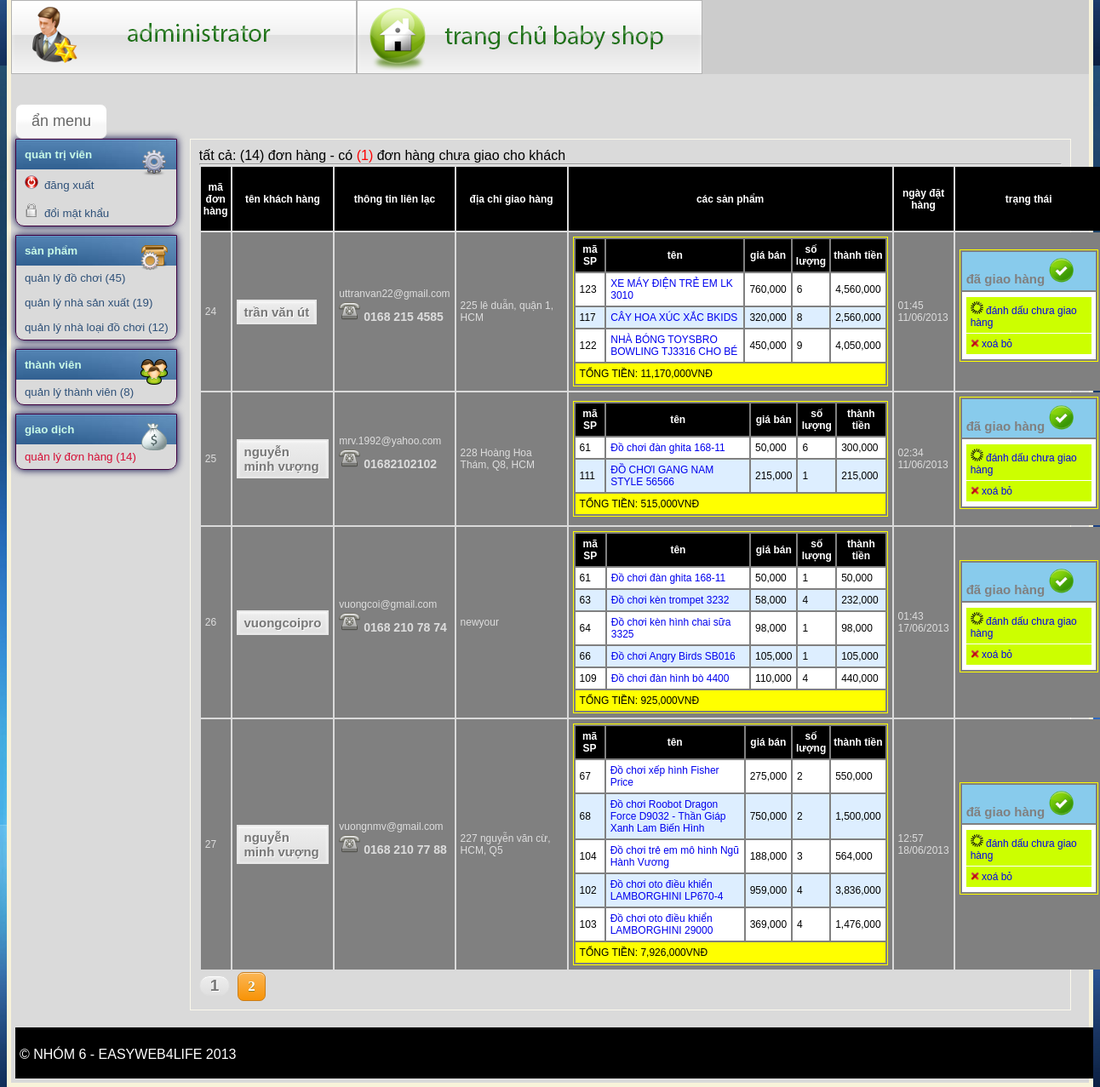
The page /BabyShop/admin/administrator.php?page=donhang&ppage=2 (signed in) on the database its author committed.
### tables this page shows
CREATE TABLE `donhang` (
  `ID` int(10) NOT NULL AUTO_INCREMENT,
  `TenKhachHang` varchar(50) NOT NULL,
  `SoDienThoai` varchar(20) NOT NULL,
  `Email` varchar(50) DEFAULT NULL,
  `DiaChiNhanHang` varchar(250) NOT NULL,
  `DanhSachSanPham` varchar(250) NOT NULL,
  `DanhSachSoLuong` varchar(250) NOT NULL,
  `NgayDatHang` datetime NOT NULL,
  `ThoiGianGiaoHang` int(10) NOT NULL,
  `TrangThai` int(11) NOT NULL DEFAULT '0',
  PRIMARY KEY (`ID`)
);

CREATE TABLE `dochoi` (
  `ID` int(10) NOT NULL AUTO_INCREMENT,
  `TenDoChoi` varchar(250) NOT NULL,
  `HinhAnh` varchar(250) DEFAULT NULL,
  `MoTa` text,
  `GiaBan` double(20,0) DEFAULT '0',
  `NgayTiepNhan` datetime DEFAULT NULL,
  `SoLuotXem` int(10) DEFAULT '0',
  `SoLuongBan` int(10) DEFAULT '0',
  `IDLoaiDoChoi` int(10) DEFAULT NULL,
  `IDNhaSanXuat` int(10) DEFAULT NULL,
  `IDXuatXu` int(10) DEFAULT NULL,
  PRIMARY KEY (`ID`),
  UNIQUE KEY `pk_dochoi` (`ID`),
  KEY `fk_dochoi_IDLoaiDoChoi` (`IDLoaiDoChoi`),
  KEY `fk_dochoi_IDNhaSanXuat` (`IDNhaSanXuat`),
  KEY `fk_dochoi_IDXuatXu` (`IDXuatXu`),
  CONSTRAINT `fk_dochoi_IDLoaiDoChoi` FOREIGN KEY (`IDLoaiDoChoi`) REFERENCES `loaidochoi` (`ID`) ON DELETE CASCADE ON UPDATE NO ACTION,
  CONSTRAINT `fk_dochoi_IDNhaSanXuat` FOREIGN KEY (`IDNhaSanXuat`) REFERENCES `nhasanxuat` (`ID`) ON DELETE CASCADE ON UPDATE NO ACTION,
  CONSTRAINT `fk_dochoi_IDXuatXu` FOREIGN KEY (`IDXuatXu`) REFERENCES `xuatxu` (`ID`) ON DELETE CASCADE ON UPDATE NO ACTION
);

### BabyShop/DataProvider.php (called while the page is built, shortened)
<?php
	class DataProvider
	{
		public static function execQuery($sqlstr)
		{
            $conn = mysql_connect(HOST,USER,PASS) or die("error: ".mysql_error());
            $result = mysql_query($sqlstr,$conn);
            return $result;
		}
         public static function Tra_Ve_So_Dong_Truy_Van($sqlstr){
             $result=DataProvider::execQuery($sqlstr);
             return mysql_num_rows($result);
        }
		public static function Tra_Ve_Thong_Tin_1_Mon_Do_Choi($ID)
		{
			$sqlstr="select * from dochoi where ID = $ID";
			$result = DataProvider::execQuery($sqlstr);
			$mang_thong_tin=array();
			$row = mysql_fetch_array($result);
					$mang_thong_tin['ID']=$ID;
					$mang_thong_tin['TenDoChoi']=$row['TenDoChoi'];
					$mang_thong_tin['HinhAnh']=$row['HinhAnh'];
					$mang_thong_tin['MoTa']=$row['MoTa'];
					$mang_thong_tin['GiaBan']=$row['GiaBan'];
					$mang_thong_tin['NgayTiepNhan']=$row['SoLuotXem'];
					$mang_thong_tin['SoLuotXem']=$row['SoLuotXem'];
					$mang_thong_tin['SoLuongBan']=$row['SoLuongBan'];
					$mang_thong_tin['IDLoaiDoChoi']=$row['IDLoaiDoChoi'];
					$mang_thong_tin['IDNhaSanXuat']=$row['IDNhaSanXuat'];
					$mang_thong_tin['IDXuatXu']=$row['IDXuatXu'];
			return $mang_thong_tin;
		}
          public static function So_Luong_Don_Hang_Trong_CSDL(){
             return DataProvider::Tra_Ve_So_Dong_Truy_Van("select ID from donhang");
        }
		 public static function So_Luong_Don_Hang_Chua_Giao_Trong_CSDL(){
             return DataProvider::Tra_Ve_So_Dong_Truy_Van("select ID from donhang where TrangThai=0");
        }
	}
?>

### BabyShop/admin/page/donhang.php (the view, shortened to what this page needs)
<div style="position:relative;">
  <?php
  $tongdonhang=DataProvider::So_Luong_Don_Hang_Trong_CSDL();
  $chuagiao = DataProvider::So_Luong_Don_Hang_Chua_Giao_Trong_CSDL();
  echo '<div>tất cả: ('.$tongdonhang.') đơn hàng - có <span style="color:red">('.$chuagiao.')</span> đơn hàng chưa giao cho khách</div>';
   ?>
    <hr />
<?php
    	$rowsPerPage=10;
		$curPage=1;
		if(isset($_GET['ppage'])){
			$curPage = $_GET['ppage'];
		}
		$offset=($curPage-1)*$rowsPerPage;
	$sqlstr="select * from donhang order by TrangThai,NgayDatHang limit $offset,$rowsPerPage";
		$number_of_rows=$tongdonhang;
		$numbers_of_pages=ceil($number_of_rows/$rowsPerPage);
    $result=DataProvider::execQuery($sqlstr);
    ?>
    <table width="1059" class="bangdulieu" style="font-size:9pt;">
    <tr>
        <th width="33" height="75">mã đơn hàng</th>
        <th width="56">tên khách hàng</th>
        <th width="50">thông tin liên lạc</th>
        <th width="188">địa chỉ giao hàng</th>
        <th width="375">các sản phẩm</th>
        <th width="115">ngày đặt hàng</th>
        <th width="176">trạng thái</th>
    </tr>
    <?php
    while($row = mysql_fetch_array($result)){?>
   		<tr <?php if($row['TrangThai']==1) echo "style='background:gray; color:	#dddddd;'"; ?>>
        <td><?php echo $row[0]; ?></td>
        <td><span class="button2none"><?php echo $row['TenKhachHang']; ?></span></td>
        <td>
			<?php echo $row['Email']; ?><br />
      		<h3><img src="../skin/img/contact_mini.png" width="25px"/> <?php echo $row['SoDienThoai']; ?></h3><br />
        </td>
        <td><div style="width:120px;"><?php echo $row['DiaChiNhanHang']; ?></div></td>
        <?php
			$mang_sanpham = explode("/",$row['DanhSachSanPham']);
			$mang_soluongsanpham= explode("/",$row['DanhSachSoLuong']);
			$donhang_sanpham=array();
			for($i = 0; $i<count($mang_sanpham); $i++)
			{
				$donhang_sanpham[$mang_sanpham[$i]]=$mang_soluongsanpham[$i];
			}
		?>
            <td>
            	<table width="370">
                    <tr>
                    	<th width="32">mã SP</th>
                        <th width="223">tên</th>
                        <th width="43">giá bán</th>
                        <th width="39">số lượng</th>
                        <th width="52">thành tiền</th>
                    </tr>
                  	   <?php
                 $tongtien=0;
                 foreach($donhang_sanpham as $masanpham => $soluong)
                 {
					 $mang_chitiet=DataProvider::Tra_Ve_Thong_Tin_1_Mon_Do_Choi($masanpham);
					 echo"<tr>";
                   	 echo("<td>".$masanpham."</td>");
					 echo("<td><a href='../index.php?page=detail&MaSanPham=".$masanpham."' target='_blank'>".$mang_chitiet['TenDoChoi']."</a></td>");
					  echo("<td>".number_format($mang_chitiet['GiaBan'])."</td>");
					 echo("<td>".$soluong."</td>");
					 echo("<td>".number_format($mang_chitiet['GiaBan']*$soluong)."</td>");
					 echo"</tr>";
					 $tongtien+=$mang_chitiet['GiaBan']*$soluong;
                 }
                echo "<td colspan='5'  bgcolor='#FFFF00'>TỔNG TIỀN: ".number_format($tongtien)."VNĐ </td>";
                ?>
                </table>
          </td>
          <td><?php echo date("h:i d/m/Y",strtotime($row['NgayDatHang'])); ?></td>
           <td>
	         <table width="163" border="0" >
   		          <tr >
   		            <td width="113" bgcolor="#88CBEC" style="font-size:15px; font-weight:bold;">
                    <p>
           		  <?php
				 if($row['TrangThai']==0)
				 {
				 	echo("<span style='color:red;'>chưa giao hàng</span>  <img src='../skin/img/clock.png' />");
				 }
				 else if($row['TrangThai']==1)
				 {
					 echo("<span style='color:gray;'>đã giao hàng</span> <img width='32px' src='../skin/img/success.png' />");
				 }
				 else{
					echo("đơn hàng này đã bị huỷ  <img src='../skin/img/xdelete.png' />");
				 }
				  ?>
	       </p>
               </td>
               </tr>
   		          <tr>
   		            <td>
                    	<ul class="ul_lenh_donhang">
                            <?php if($row['TrangThai']==1){?>
                            <a href="administrator.php?page=donhang&do=danhdauchuagiaohang&id=<?php echo $row['ID'];?>"><li><img width="15px" src="../skin/img/loading3.gif" /> đánh dấu chưa giao hàng</li></a>
                             <?php } ?>
                             <a onclick="return confirm('bạn có chắc muốn xoá đơn hàng này?');" href="administrator.php?page=donhang&do=xoadonhang&id=<?php echo $row['ID'];?>">
                             <li> <img width="10px" src="../skin/img/xdelete.png" /> xoá bỏ</li></a>
                        </ul>
                    </td>
               </tr>
             </table>
          <p>&nbsp;</p></td>
      </tr>
<?php
  }
?>
</table>
    <?php
				for($page=1; $page<=$numbers_of_pages;$page++)
				{
					if($page==$curPage)
					{
						echo "<strong class='button3'>$page</strong>&nbsp;&nbsp;";
					}
					else echo "<a class='button4' href='administrator.php?page=donhang&ppage=$page'>$page</a>&nbsp;&nbsp;";
				}
    ?>

### BabyShop/skin/css/admin.css (style rules this page uses)
* { margin:0px; padding:0px; text-decoration:none; font-family:arial; }
body { background:url("../../skin/img/background.jpg") bottom fixed; }
.bangdulieu table { font-family:tahoma; font-size:9pt; border:1px solid yellow; }
.bangdulieu td { padding:5px; }
.bangdulieu tr:nth-child(odd) { background-color: #def; }
.bangdulieu tr:nth-child(even) { background-color: #fff; }
th { background-color:black; color:white; padding:5px 3px; }
.ul_lenh_donhang li { list-style:none inside; margin:1px 0px; background:#CCFF00; padding:5px; }

### BabyShop/skin/css/button.css (style rules this page uses)
.button2none { -moz-box-shadow:inset 0px 1px 3px 0px #ffffff; -webkit-box-shadow:inset 0px 1px 3px 0px #ffffff; box-shadow:inset 0px 1px 3px 0px #ffffff; background:-webkit-gradient( linear, left top, left bottom, color-stop(0.05, #ededed), color-stop(1, #dfdfdf) ); background:-moz-linear-gradient( center top, #ededed 5%, #dfdfdf 100% ); filter:progid:DXImageTransform.Microsoft.gradient(startColorstr='#ededed', endColorstr='#dfdfdf'); background-color:#ededed; border:2px solid #e8e8e8; display:inline-block; color:#777777; font-family:arial; font-size:15px; font-weight:bold; padding:4px 7px; text-decoration:none; text-shadow:1px 1px 0px #ffffff; }
.button3 { -moz-box-shadow:inset 0px 1px 0px 0px #ffe0b5; -webkit-box-shadow:inset 0px 1px 0px 0px #ffe0b5; box-shadow:inset 0px 1px 0px 0px #ffe0b5; background:-webkit-gradient(linear, left top, left bottom, color-stop(0.05, #fbb450), color-stop(1, #f89306)); background:-moz-linear-gradient(top, #fbb450 5%, #f89306 100%); background:-webkit-linear-gradient(top, #fbb450 5%, #f89306 100%); background:-o-linear-gradient(top, #fbb450 5%, #f89306 100%); background:-ms-linear-gradient(top, #fbb450 5%, #f89306 100%); background:linear-gradient(to bottom, #fbb450 5%, #f89306 100%); filter:progid:DXImageTransform.Microsoft.gradient(startColorstr='#fbb450', endColorstr='#f89306',GradientType=0); background-color:#fbb450; -moz-border-radius:7px; -webkit-border-radius:7px; border-radius:7px; border:1px solid #c97e1c; display:inline-block; color:#ffffff; font-family:Trebuchet MS; font-size:17px; font-weight:bold; padding:6px 11px; text-decoration:none; text-shadow:0px 1px 0px #8f7f24; }
.button4 { margin:5px 0px; -moz-box-shadow:inset 0px 2px 0px -1px #ffffff; -webkit-box-shadow:inset 0px 2px 0px -1px #ffffff; box-shadow:inset 0px 2px 0px -1px #ffffff; background:-webkit-gradient( linear, left top, left bottom, color-stop(0.05, #ededed), color-stop(1, #dfdfdf) ); background:-moz-linear-gradient( center top, #ededed 5%, #dfdfdf 100% ); filter:progid:DXImageTransform.Microsoft.gradient(startColorstr='#ededed', endColorstr='#dfdfdf'); background-color:#ededed; -moz-border-radius:17px; -webkit-border-radius:17px; border-radius:17px; border:1px solid #dcdcdc; display:inline-block; color:#777777; font-family:arial; font-size:19px; font-weight:bold; padding:0px 12px; text-decoration:none; text-shadow:1px 1px 0px #ffffff; }

### rows shown on the page
donhang: ID "24", TenKhachHang "trần văn út", Email "uttranvan22@gmail.com", SoDienThoai "0168 215 4585", DiaChiNhanHang "225 lê duẫn, quận 1, HCM", masanpham "117", dochoi.TenDoChoi "CÂY HOA XÚC XẮC BKIDS", dochoi.GiaBan "320,000", soluong "8", dochoi.GiaBan "2,560,000", tongtien "11,170,000", NgayDatHang "01:45 11/06/2013", TrangThai 1 (drawn)
dochoi: masanpham "123", TenDoChoi "XE MÁY ĐIỆN TRẺ EM LK 3010", GiaBan "760,000", soluong "6", $mang_chitiet['GiaBan']*$soluong "4,560,000"
dochoi: masanpham "122", TenDoChoi "NHÀ BÓNG TOYSBRO BOWLING TJ3316 CHO BÉ", GiaBan "450,000", soluong "9", $mang_chitiet['GiaBan']*$soluong "4,050,000"
donhang: ID "25", TenKhachHang "nguyễn minh vượng", Email "mrv.1992@yahoo.com", SoDienThoai "01682102102", DiaChiNhanHang "228 Hoàng Hoa Thám, Q8, HCM", masanpham "61", dochoi.TenDoChoi "Đồ chơi đàn ghita 168-11", dochoi.GiaBan "50,000", soluong "6", dochoi.GiaBan "300,000", masanpham "111", dochoi.TenDoChoi "ĐỒ CHƠI GANG NAM STYLE 56566", dochoi.GiaBan "215,000", soluong "1", tongtien "515,000", NgayDatHang "02:34 11/06/2013", TrangThai 1 (drawn)
donhang: ID "26", TenKhachHang "vuongcoipro", Email "vuongcoi@gmail.com", SoDienThoai "0168 210 78 74", DiaChiNhanHang "newyour", masanpham "61", GiaBan "50,000", tongtien "925,000", NgayDatHang "01:43 17/06/2013", TrangThai 1 (drawn)
dochoi: TenDoChoi "Đồ chơi đàn ghita 168-11", GiaBan "50,000"
dochoi: IDXuatXu "1", SoLuongBan "4"
dochoi: masanpham "63", TenDoChoi "Đồ chơi kèn trompet 3232", GiaBan "58,000", GiaBan "232,000"
dochoi: masanpham "64", TenDoChoi "Đồ chơi kèn hình chai sữa 3325", GiaBan "98,000"
dochoi: masanpham "66", TenDoChoi "Đồ chơi Angry Birds SB016", GiaBan "105,000"
dochoi: masanpham "109", TenDoChoi "Đồ chơi đàn hình bò 4400", GiaBan "110,000", GiaBan "440,000"
donhang: ID "27", TenKhachHang "nguyễn minh vượng", Email "vuongnmv@gmail.com", SoDienThoai "0168 210 77 88", DiaChiNhanHang "227 nguyễn văn cừ, HCM, Q5", tongtien "7,926,000", NgayDatHang "12:57 18/06/2013", TrangThai 1 (drawn)
dochoi: masanpham "67", TenDoChoi "Đồ chơi xếp hình Fisher Price", GiaBan "275,000", GiaBan "550,000"
dochoi: IDXuatXu "2", SoLuotXem "4"
dochoi: masanpham "68", TenDoChoi "Đồ chơi Roobot Dragon Force D9032 - Thần Giáp Xanh Lam Biến Hình", GiaBan "750,000", GiaBan "1,500,000"
dochoi: masanpham "104", TenDoChoi "Đồ chơi trẻ em mô hình Ngũ Hành Vương", GiaBan "188,000", soluong "3", $mang_chitiet['GiaBan']*$soluong "564,000"
dochoi: masanpham "102", TenDoChoi "Đồ chơi oto điều khiển LAMBORGHINI LP670-4", GiaBan "959,000", GiaBan "3,836,000"
dochoi: masanpham "103", TenDoChoi "Đồ chơi oto điều khiển LAMBORGHINI 29000", GiaBan "369,000", GiaBan "1,476,000"

### other values the page prints
DataProvider::So_Luong_Do_Choi_Trong_CSDL() "45"
DataProvider::So_Luong_Nha_San_Xuat_Trong_CSDL() "19"
DataProvider::So_Luong_Loai_Do_Choi_Trong_CSDL() "12"
DataProvider::So_Luong_Thanh_Vien_Trong_CSDL() "8"
DataProvider::So_Luong_Don_Hang_Trong_CSDL() "14"
$tongdonhang "14"
$chuagiao "1"
